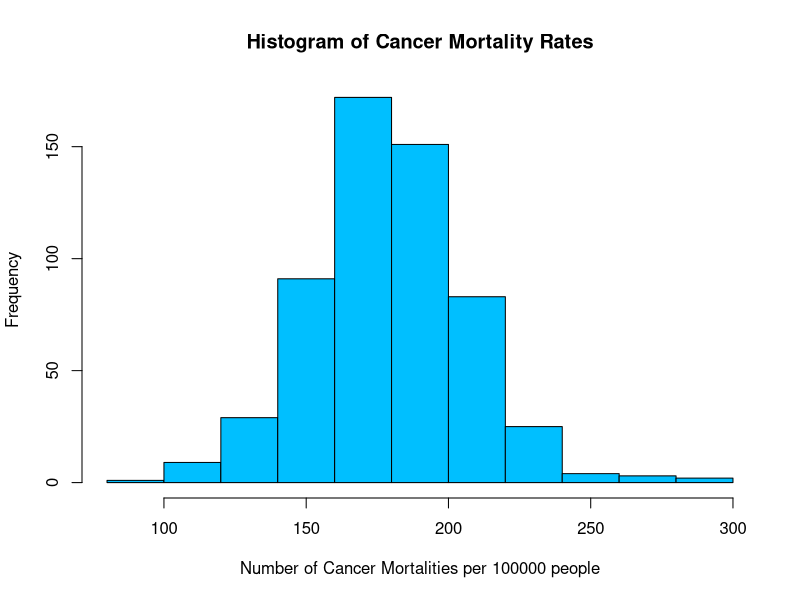
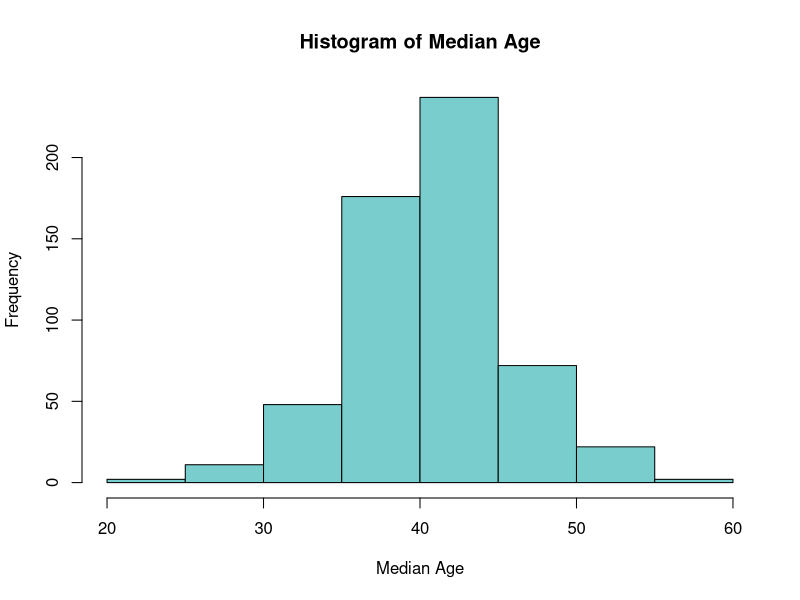
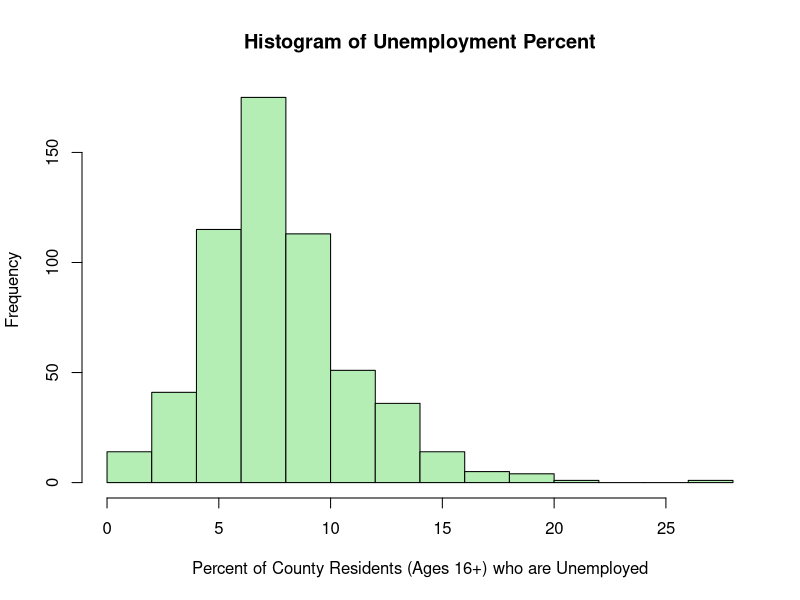
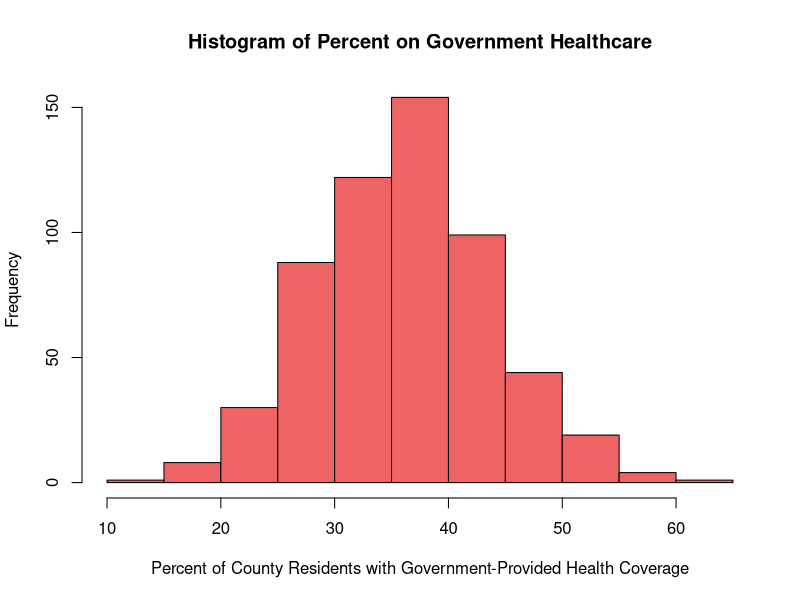
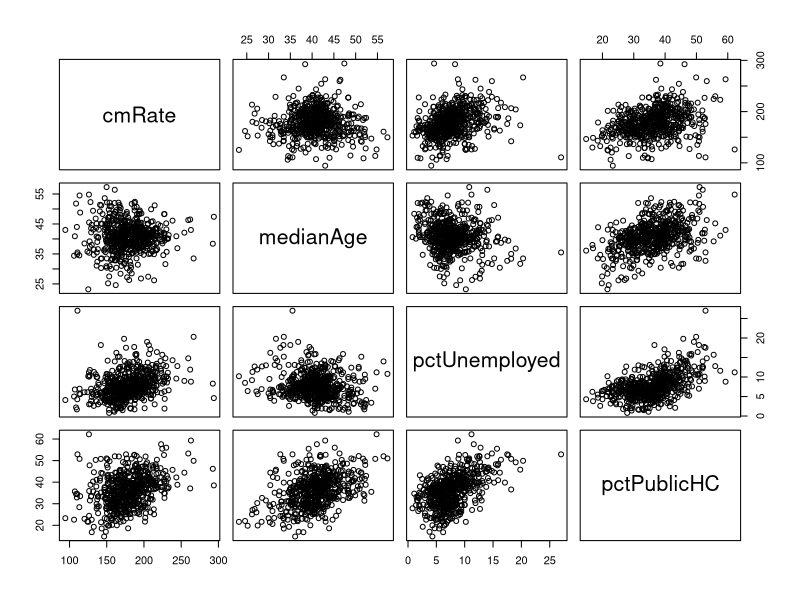
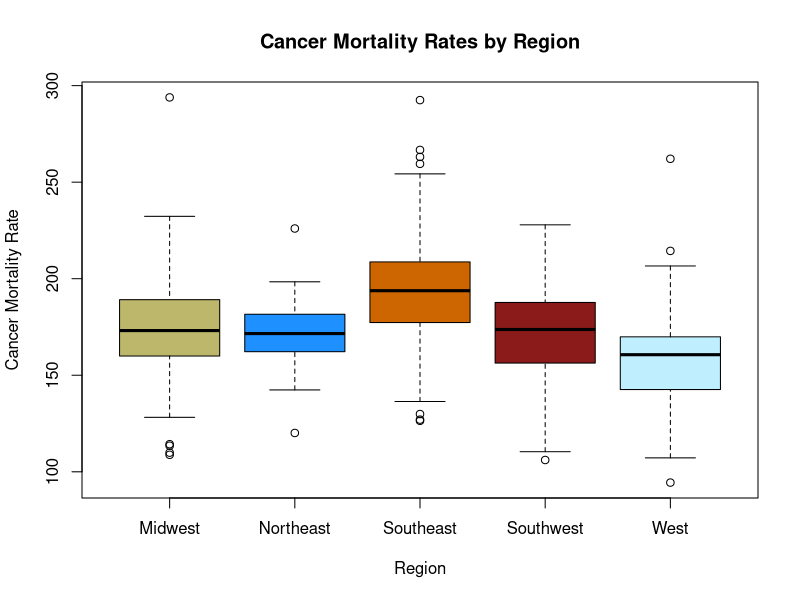

Write R code to recreate these figures, in order.
## ---- chunk 1
knitr::opts_chunk$set(echo = TRUE)
## ---- chunk 2
# Replace this text with your code
rates <- read.csv("cancer_mortality_rates.csv", stringsAsFactors = TRUE)
## ---- chunk 3
# Replace this text with your code
summary(rates$cmRate)
summary(rates$medianAge)
summary(rates$pctUnemployed)
summary(rates$pctPublicHC)
## ---- chunk 4
# Replace this text with your code
hist(rates$cmRate,
     main = "Histogram of Cancer Mortality Rates",
     xlab = "Number of Cancer Mortalities per 100000 people",
     col = "deepskyblue")
hist(rates$medianAge,
     main = "Histogram of Median Age",
     xlab = "Median Age",
     col = "darkslategray3")
hist(rates$pctUnemployed,
     main = "Histogram of Unemployment Percent",
     xlab = "Percent of County Residents (Ages 16+) who are Unemployed",
     col = "darkseagreen2")
hist(rates$pctPublicHC,
     main = "Histogram of Percent on Government Healthcare",
     xlab = "Percent of County Residents with Government-Provided Health Coverage",
     col = "indianred2")
## ---- chunk 5
# Replace this text with your code
## ---- chunk 6
# Replace this text with your code
plot( ~ cmRate + medianAge + pctUnemployed + pctPublicHC, data = rates)
## ---- chunk 7
# Replace this text with your code
plot(cmRate ~ region, data = rates, 
     xlab = "Region", ylab = "Cancer Mortality Rate", 
     main = "Cancer Mortality Rates by Region", 
     col = c("darkkhaki", "dodgerblue", "darkorange3", "firebrick4", "lightblue1"))
        
## ---- chunk 8
# Replace this text with your code
model <- lm(cmRate ~ medianAge + pctUnemployed + pctPublicHC + region, data = rates)
summary(model)
